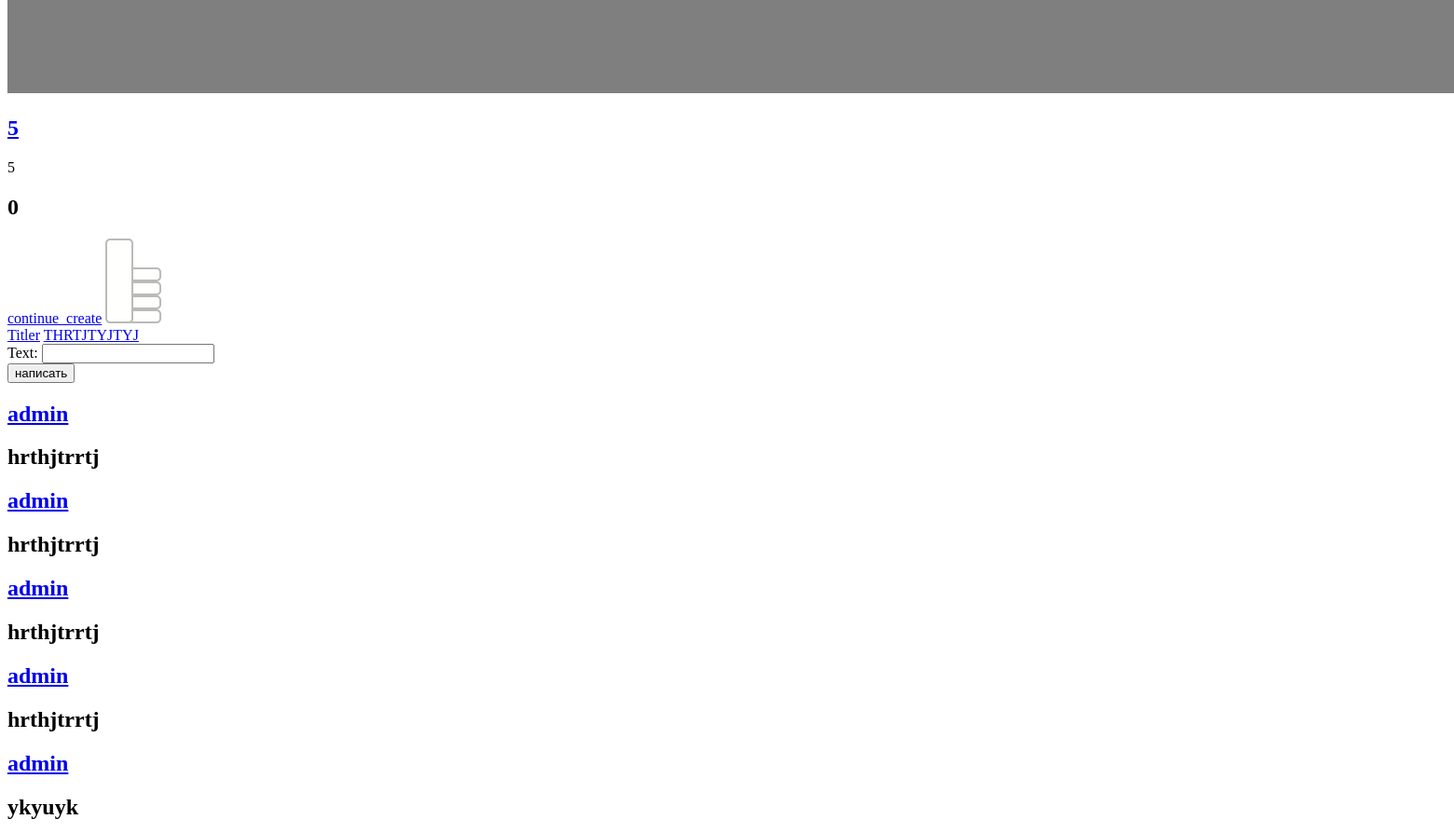
Page /post_info/5 (middle part) on the earlier database version.
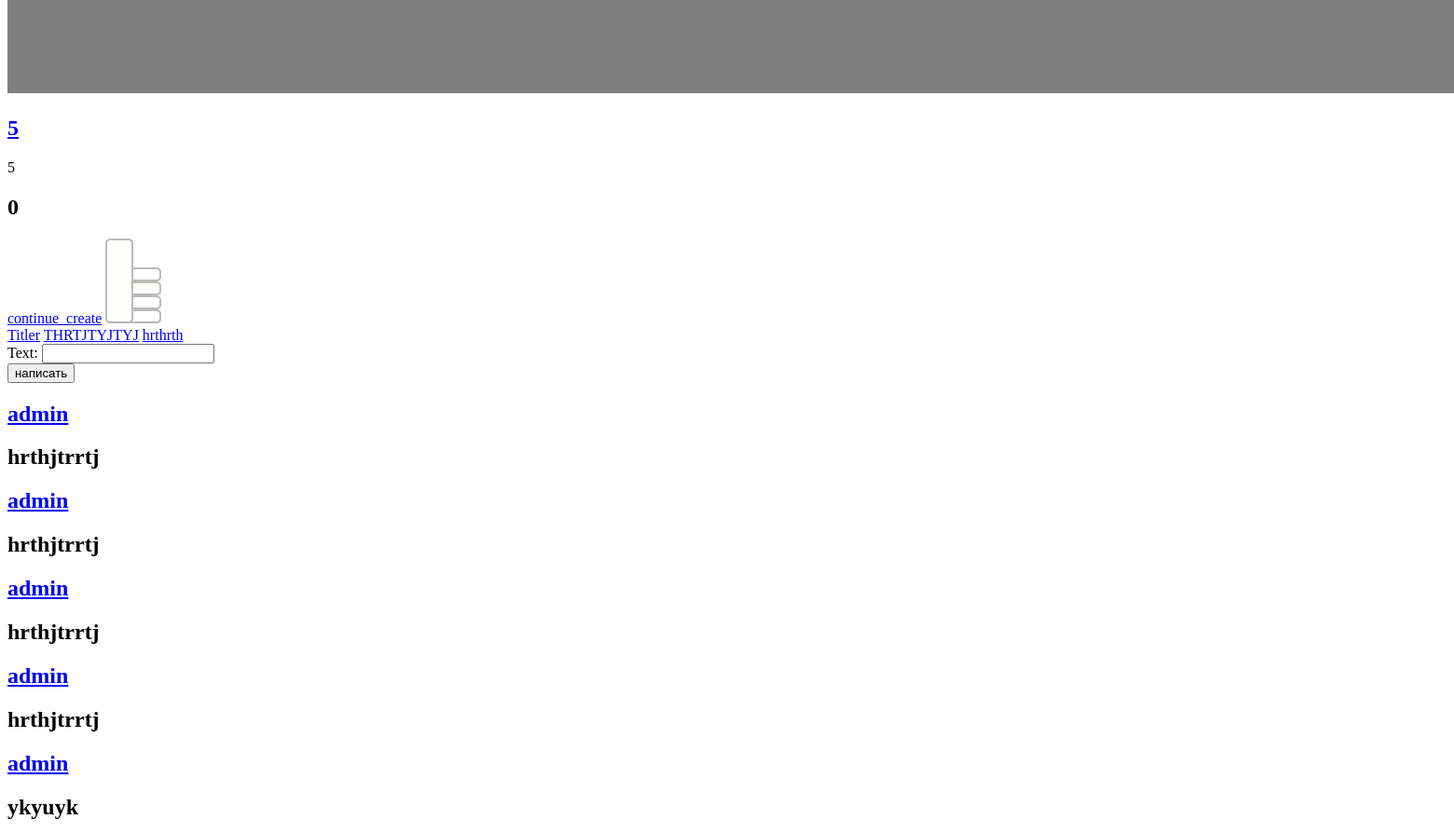
Same page on the later database version.
### cwapp/models.py (models this page shows)
class PostContinue(models.Model):
    post = models.ForeignKey(Post, on_delete=models.CASCADE)
    chapter = models.PositiveIntegerField()
    author = models.ForeignKey(User, on_delete=models.CASCADE)
    title = models.CharField(max_length=300, null=True, blank=True)
    text = models.TextField(max_length=3000)
    image = models.ImageField(upload_to='images', null=True, blank=True)
    created = models.DateTimeField(auto_now=True)
    changed = models.DateTimeField(auto_now_add=True)

class Comment(models.Model):
    post = models.ForeignKey(Post, null=True, blank=True, on_delete=models.CASCADE)
    post_continue = models.ForeignKey(PostContinue, null=True, blank=True, on_delete=models.CASCADE)
    author = models.ForeignKey(User, on_delete=models.CASCADE)
    text = models.CharField(max_length=1000)
    changed = models.DateTimeField(auto_now_add=True)

### cwapp/views.py (the view)
# urls.py: path('post_info/<int:post_id>', views.post_info, name='post_info'),
def post_info(request, post_id):
    post = get_object_or_404(Post, id=post_id)
    continues = PostContinue.objects.filter(post__id=post_id)
    comments = Comment.objects.filter(post__id=post_id)
    if request.method == 'POST':
        form = CommentForm(request.POST)
        comment = Comment()
        comment.author = User.objects.get(username=request.user.username)
        comment.post = Post.objects.get(id=post_id)
        comment.text = request.POST.get('text')
        comment.save()
    else:
        form = CommentForm()
    context = {'post': post, 'continues': continues, 'comments': comments, 'form': form}
    return render(request, 'post_info.html', context)

### cwapp/forms.py
class CommentForm(forms.ModelForm):
    class Meta:
        model = Comment
        fields = ['text']

### cwapp/templates/post_info.html (shortened to what this page needs)
{%extends 'base.html'%}
{%block content%}
    <main>
        <section class='post_info'>
            <img src="{{post.image.url}}" alt="" class="post_info_img">
            <div>
                <div class="post">
                    <a href="{%url 'post' post.id%}" class='post_link'>
                        <h2>{{post.title}}</h2>
                    </a>
                    <p>{{post.description}}</p>
                    <h2>{{post.likes.count}}</h2>
                    <a href='{%url "continue_create" post.id%}'>continue_create</a>
                    <a href="{%url 'like_post' post.id%}">
                        {%if user in post.likes.all%}
                        <img src="/static/like_full.png" alt="" class="like">
                        {%else%}
                        <img src="/static/like.png" alt="" class="like">
                        {%endif%}
                    </a>
                </div>
                {%for continue in continues%}
                <a href="{%url 'post' post.id%}"class="">{{continue.title}}</a>
                {%endfor%}
            </div>
        </section>
        <form method="post">
            {{form}}
            <button>написать</button>
        </form>
        <section class="comments">
            {%for comment in comments%}
            <h2>
                <a href="{%url 'another_profile' comment.author.username%}">{{comment.author.username}}</a>
                <h2>{{comment.text}}</h2>
            </h2>
            {%endfor%}
        </section>
    </main>
{%endblock%}

Differences in the rows shown:
added PostContinue: title "hrthrth"
